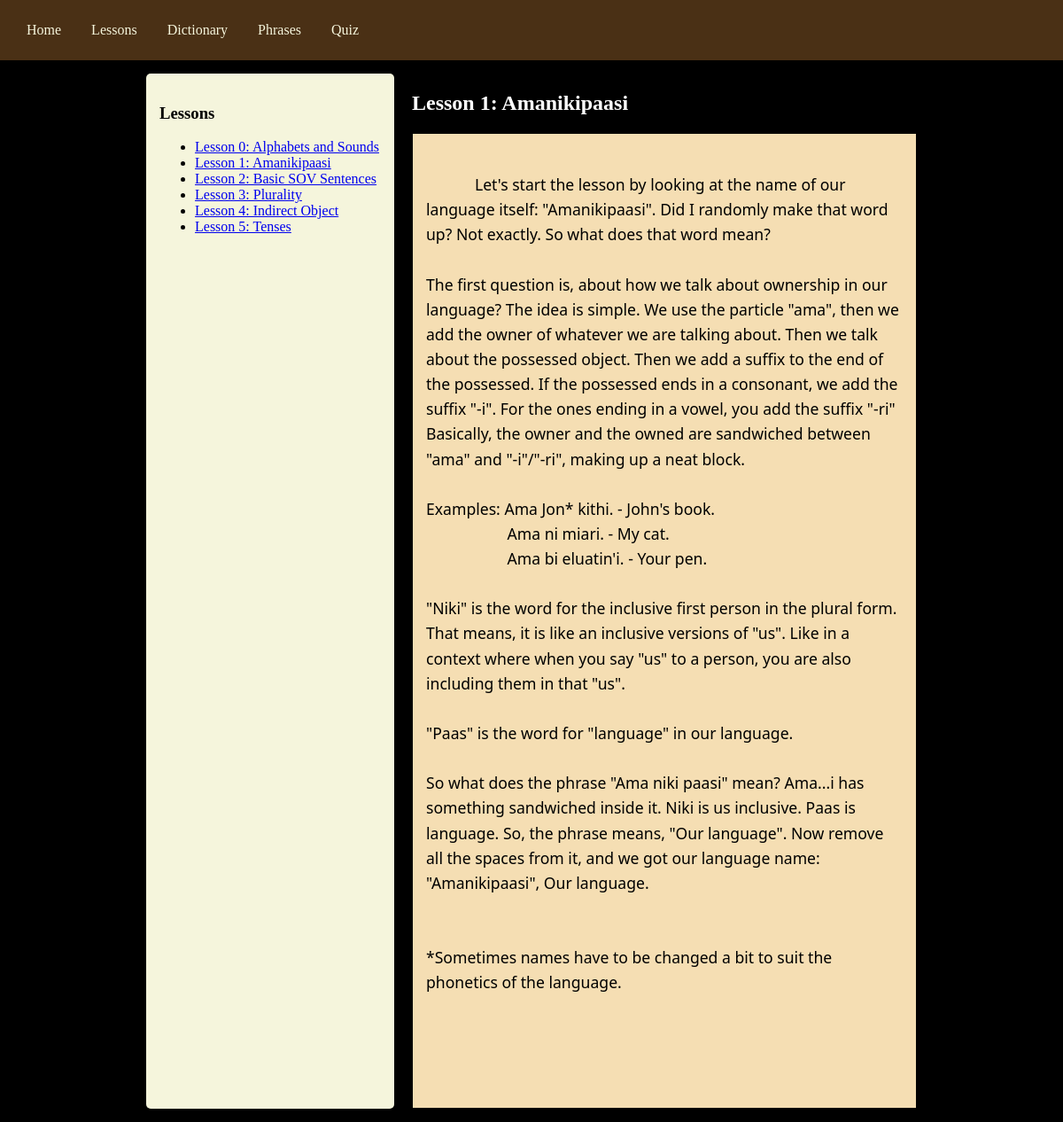
Page /lessons?lesson_id=2 on the committed database.
### tables this page shows
CREATE TABLE lessons (
            id INTEGER PRIMARY KEY AUTOINCREMENT,
            title TEXT NOT NULL,
            content TEXT NOT NULL,
            sort_order INTEGER DEFAULT 0);

### app.py (the view)
@app.route('/lessons')
def lessons():
    db = get_db()
    all_lessons = db.execute('SELECT * FROM lessons ORDER BY sort_order ASC').fetchall()
    lesson_id = request.args.get('lesson_id')
    active_lesson = None
    if lesson_id:
        active_lesson = db.execute('SELECT * FROM lessons WHERE id = ?', (lesson_id,)).fetchone()
    elif all_lessons:
        active_lesson = all_lessons[0] # Default to first lesson
    return render_template('lessons.html', lessons=all_lessons, active_lesson=active_lesson)

### app.py (called while the page is built)
def get_db():
    conn = sqlite3.connect(DATABASE)
    conn.row_factory = sqlite3.Row
    return conn

### templates/lessons.html (shortened to what this page needs)
{% extends 'base.html' %}
{% block content %}
<div class="lessons-container">
    <div class="sidebar" id="lessonSidebar">
        <h3>Lessons</h3>
        <ul>
            {% for lesson in lessons %}
            <li><a href="{{ url_for('lessons', lesson_id=lesson.id) }}">{{ lesson.title }}</a></li>
            {% endfor %}
        </ul>
    </div>
    <div class="lesson-main">
        <h2>{{ active_lesson.title }}</h2>
        <div class="lesson-content">
            {{ active_lesson.content }}
        </div>
    </div>
</div>
{% endblock %}

### static/css/style.css (style rules this page uses)
body { font-family: Georgia, Cambria, "Times New Roman", Times, serif; margin: 0; background: #000000; color: #ffffff; }
.lessons-container { display: flex; flex-direction: row; gap: 20px; }
.sidebar { width: 250px; background: #f5f5dc; padding: 15px; border-radius: 5px; color: #000; }
.sidebar h3 { color: #000; }
.lesson-main { flex: 1; }
.lesson-content { background: #f5deb3; padding: 15px; border: 1px solid #000; white-space: pre-wrap; color:#000; font-family: 'Segoe UI', Tahoma, Geneva, Verdana, sans-serif; font-size: 1.1rem; line-height: 1.6; }

### rows in the picture
lessons: title "Lesson 0: Alphabets and Sounds"
lessons: title "Lesson 1: Amanikipaasi", content "Let's start the lesson by looking at the name of our language itself: \"Amanikipaasi\". Did I randomly make that word up? Not exactly. So what does that word mean? The first question is, about how we talk about ownership in our language? The idea is simple. We use the particle \"ama\", then we add the owner of whatever we are talking about. Then we talk about the possessed object. Then we add a suffix to the end of the possessed. If the possessed ends in a consonant, we add the suffix \"-i\". For the ones ending in a vowel, you add the suffix \"-ri\" Basically, the owner and the owned are sandwiched between \"ama\" and \"-i\"/\"-ri\", making up a neat block. Examples: Ama Jon* kithi. - John's book. Ama…"
lessons: title "Lesson 2: Basic SOV Sentences"
lessons: title "Lesson 3: Plurality"
lessons: title "Lesson 4: Indirect Object"
lessons: title "Lesson 5: Tenses"
